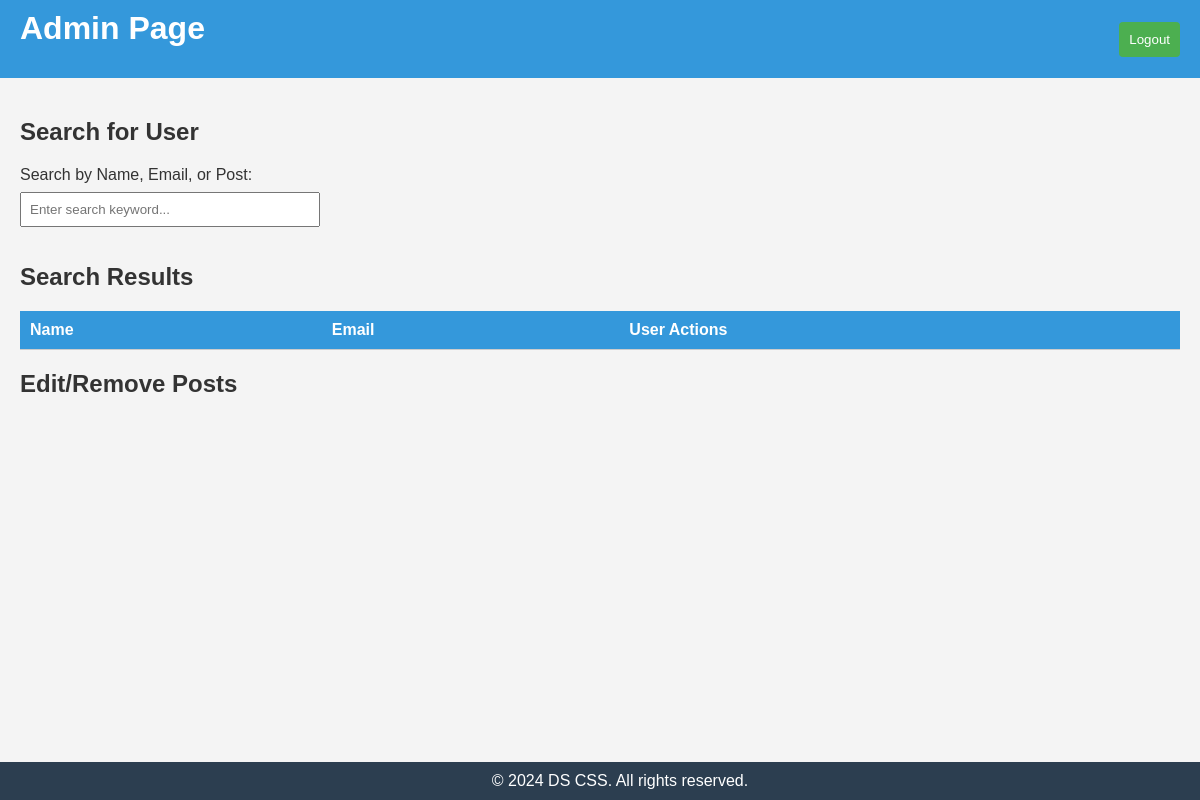
The app's page /admin.php, older data.
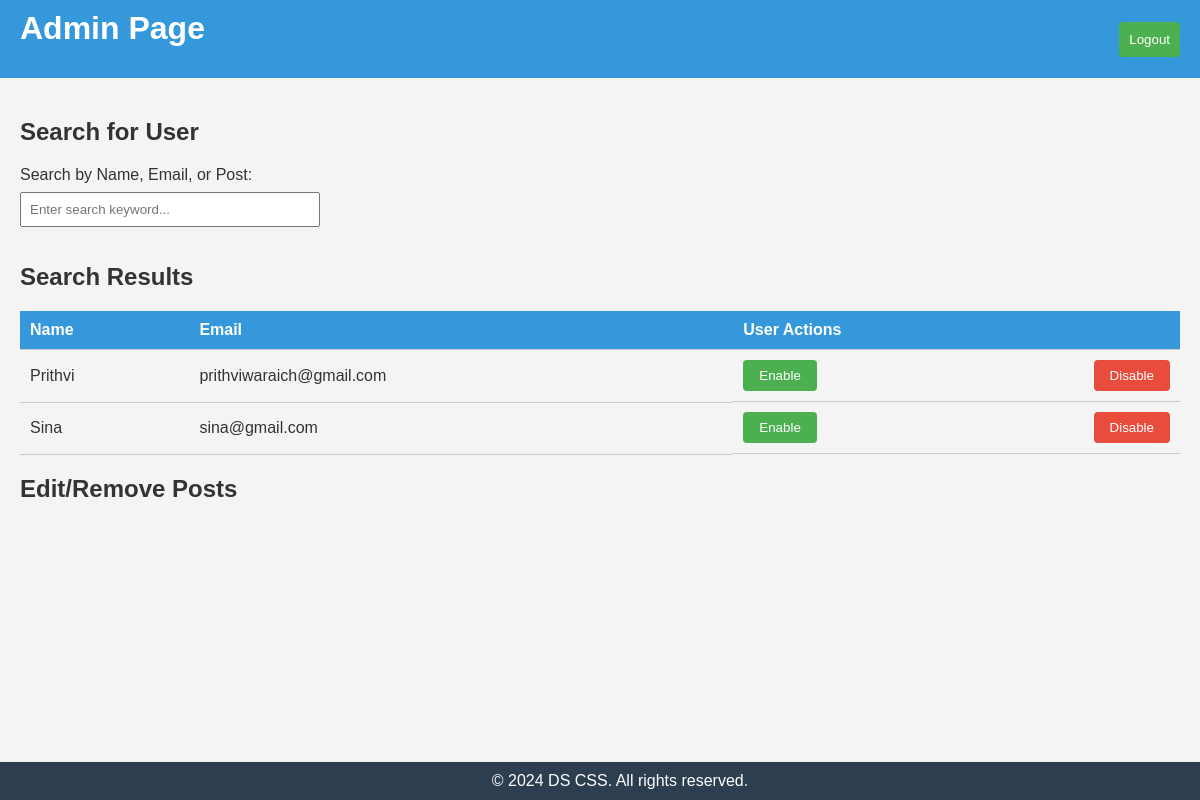
The same page, newer data.
### tables this page shows
CREATE TABLE IF NOT EXISTS `User` (
  `UserId` int(11) NOT NULL,
  `Name` varchar(255) NOT NULL,
  `Email` varchar(255) NOT NULL,
  `Username` varchar(50) NOT NULL,
  `Password` varchar(255) NOT NULL,
  `DOB` date NOT NULL,
  `ImageId` int(11) DEFAULT NULL,
  `Bio` text
);

### admin.php (the view, shortened to what this page needs)
<?php
require 'config.php';
try {
    $pdo = new PDO("mysql:host=$host;dbname=$dbname", $username, $password);
    $pdo->setAttribute(PDO::ATTR_ERRMODE, PDO::ERRMODE_EXCEPTION);
    $stmt = $pdo->query("SELECT * FROM User");
    $users = $stmt->fetchAll(PDO::FETCH_ASSOC);
} catch(PDOException $e) {
    echo "Connection failed: " . $e->getMessage();
}
?>
<!DOCTYPE html>
<html lang="en">
<head>
</head>
<body>
    <header>
        <h1>Admin Page</h1>
        <button onclick="window.open('login.html', '_blank')">Logout</button>
    </header>
    <main>
        <h2>Search for User</h2>
        <label for="searchUser">Search by Name, Email, or Post:</label>
        <input type="text" id="searchUser" placeholder="Enter search keyword...">
        <h2>Search Results</h2>
        <table>
            <thead>
                <tr>
                    <th>Name</th>
                    <th>Email</th>
                    <th>User Actions</th>
                </tr>
            </thead>
            <tbody>
                <?php foreach ($users as $user): ?>
                <tr>
                    <td><?php echo $user['Name']; ?></td>
                    <td><?php echo $user['Email']; ?></td>
                    <td class="user-actions">
                        <button class="enable-btn action-btn">Enable</button>
                        <button class="disable-btn action-btn">Disable</button>
                    </td>
                </tr>
                <?php endforeach; ?>
            </tbody>
        </table>
        <h2>Edit/Remove Posts</h2>
    </main>
    <footer>
        &copy; 2024 DS CSS. All rights reserved.
    </footer>
</body>
</html>

Row changes from the older to the newer data that the page shows:
added user: Name "Prithvi", Email "prithviwaraich@gmail.com"
added user: Name "Sina", Email "sina@gmail.com"
